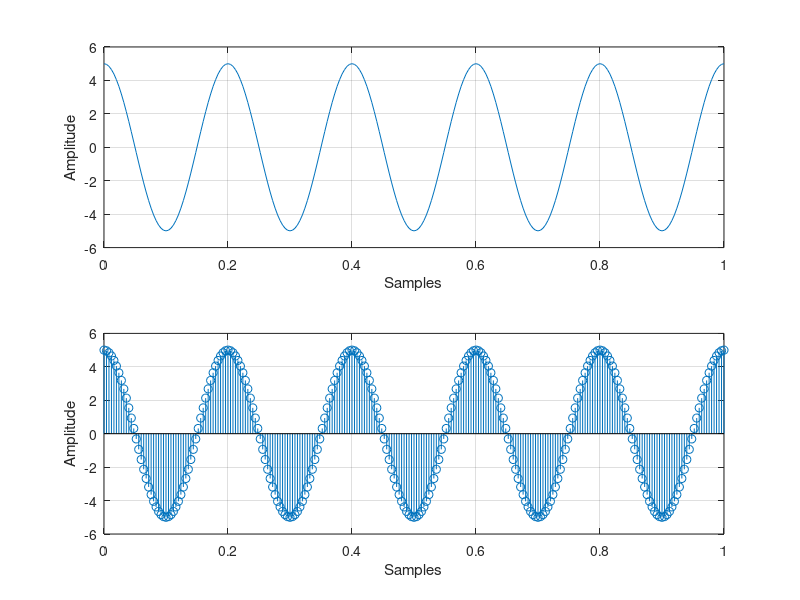

Source code (MATLAB):
clc;
clf;
close all;
clear all;
am=input('Enter amplitude: ');
fm=input('Enter frequency: ');
cyc=input('Enter no: of Cycles: ');
t=0:(1/(50*fm)):(cyc/fm);
amp=am*cos(2*pi*fm*t);
subplot(211);
plot(t,amp);
grid on;
xlabel('Samples');
ylabel('Amplitude');
subplot(212);
stem(t,amp);
grid on;
xlabel('Samples');
ylabel('Amplitude');